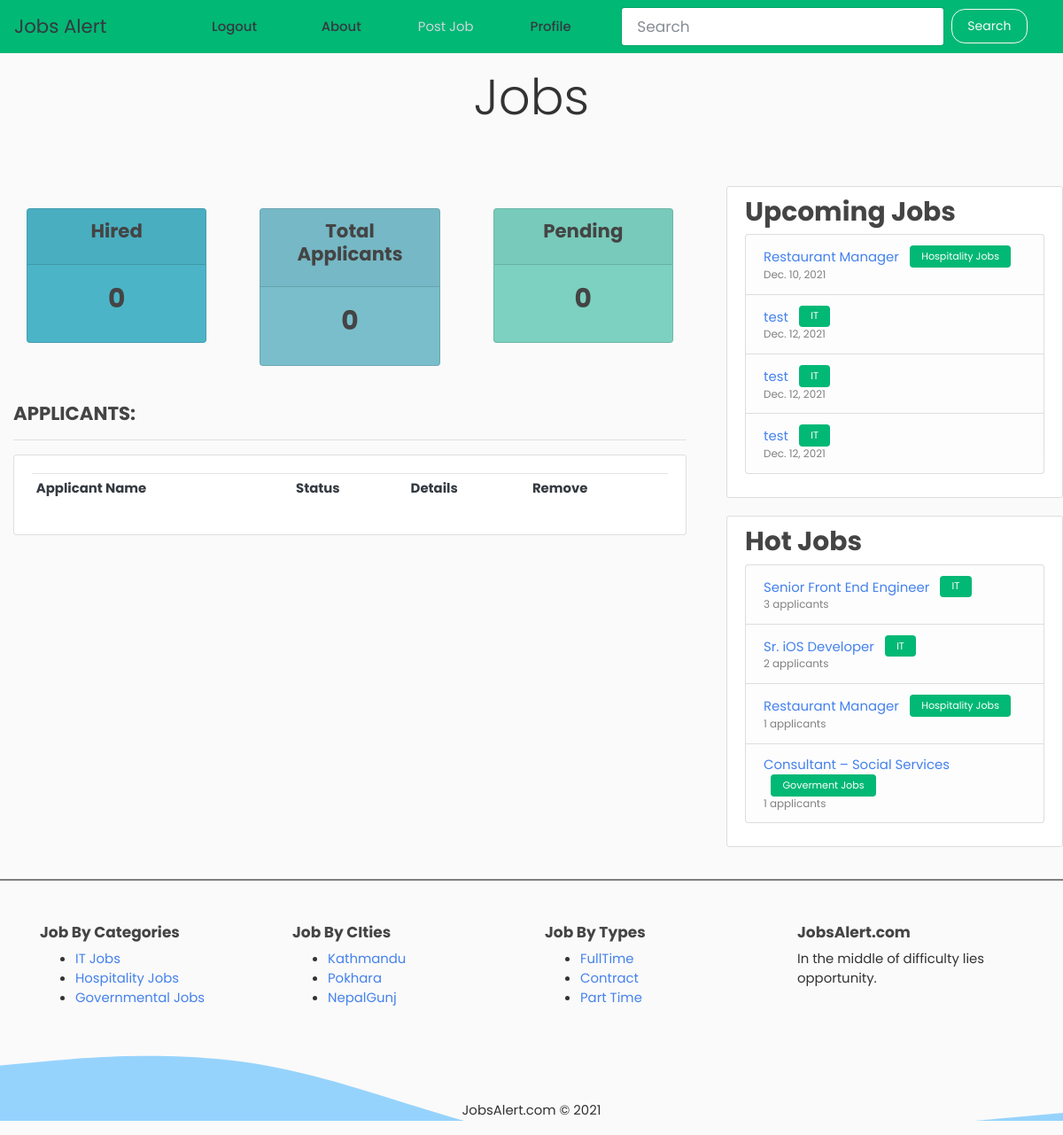
/post/1/job_dashboard/ (signed in), run on the app's committed database.
### blog/models.py (models this page shows, shortened)
class Post(models.Model):
    title = models.CharField(max_length=100)
    content = models.TextField()
    category = models.ForeignKey(
        Category,
        on_delete=models.SET_NULL,
        related_name='posts',
        related_query_name='posts',
        null=True,
    )
    date_posted = models.DateTimeField(default=timezone.now)
    author = models.ForeignKey(User, on_delete=models.CASCADE)
    due_date = models.DateField(help_text="format (YYYY-MM-dd)")

class Category(models.Model):
    category_name = models.CharField(max_length = 50, verbose_name='Category Name')
    image = models.ImageField(upload_to='category_images/', null=True, blank=True)
    def __str__(self):
        return self.category_name

### blog/views.py (the view)
# urls.py: path('post/<int:pk>/job_dashboard/', views.job_dashboard, name='job-dashboard'),
def job_dashboard(request, pk):
    post = Post.objects.filter(pk=pk).first()
    job_applicants = JobApplication.objects.filter(post=post)
    total_applicants = job_applicants.count()
    pending_count = JobApplication.objects.filter(post=post, status='pending').count()
    approved_count = JobApplication.objects.filter(post=post, status='approved').count()
    context = { 'job_applicant': job_applicants,
                'total_applicants': total_applicants,
                'pending_count': pending_count,
                'approved_count': approved_count
                }
    return render(request, 'blog/dashboard.html', context)

### blog/context_processors.py (called while the page is built)
def get_latest_jobs(request):
    posts = Post.objects.filter(due_date__gte=timezone.now()).order_by('due_date')[:4]
    return {
        'hot_box_posts': posts
    }

def get_hot_jobs(request):
    posts = Post.objects.annotate(
                num_applicants=Count('job_applications')
            ).order_by('-num_applicants')[:4]
    return {
        'hot_box_posts_second': posts
    }

### blog/templates/blog/dashboard.html (shortened to what this page needs)
{% extends "blog/base.html" %}
{% block content %}
{%  include 'blog/status.html' %}
<br>
<div class="row">
	<div class="col-md-12">
		<h5>APPLICANTS:</h5>
		<hr>
		<div class="card card-body">
			<table class="table table-sm">
				<tr>
                    <th>Applicant Name</th>
                    <th>Status</th>
                    <th>Details</th>
                    <th>Remove</th>
				</tr>
			</table>
		</div>
	</div>
</div>
{% endblock %}

### blog/templates/blog/base.html (shortened to what this page needs)
{% load static %}
{% load humanize %}
<!DOCTYPE html>
<html lang="en">
<head>
  <link rel="stylesheet" href="{% static 'css/bootstrap.min.css' %}">
  <link rel="stylesheet" href="{% static 'css/style.css' %}">
  <link rel="stylesheet" type="text/css" href="{% static 'blog/main.css' %}">
</head>
<body>
  {% include 'blog/navbar.html' %}
  <main role="main">
  <div style="height:150px">
  <p class=" text-center py-3 display-4" style="font-family: 'Pacifico', cursive; !important">{{request.GET.category.upper}}Jobs</p>
  </div>
    <div class="row">
      <div class="col-md-8">
      <div class="container">
      {% block content %}{% endblock %}
      </div>
      </div>
      <div class="col-md-4" id="Sidebar">
        <div class="content-section">
          <h3>Upcoming Jobs</h3>
          <ul class="list-group">
            {% for job in hot_box_posts %}
              <li class="list-group-item list-group-item-light" >
              <a class="" href="{% url 'post-detail' job.id %}">{{ job.title }}</a>
              <span class="ml-2 badge badge-success">{{job.category}}</span>
              <div class="small">{{job.due_date}}</div>
              </li>
            {% endfor %}
          </ul>
        </div>
        <div class="content-section">
          <h3>Hot Jobs</h3>
          <ul class="list-group">
            {% for job in hot_box_posts_second %}
              <li class="list-group-item list-group-item-light" >
              <a class="" href="{% url 'post-detail' job.id %}">{{ job.title }}</a>
              <span class="ml-2 badge badge-success">{{job.category}}</span>
              <div class="small">{{job.num_applicants}} applicants</div>
              </li>
            {% endfor %}
          </ul>
        </div>
      </div>
    </div>
    <hr style="border:1px solid grey;" class="mb-5"/>
    <footer class="footer-light footer-light-expand-md" style="background: url('{% static 'images/wave.svg' %}');background-size: cover;">
            <div class="container">
            <div class="row" style="min-height:200px;">
                <div class="col-md-3 item">
                    <h3 class="h6">Job By Categories</h3>
                    <ul>
                        <li><a href="{% url 'blog-home' %}?category=it">IT Jobs</a></li>
                        <li><a href="{% url 'blog-home' %}?category=hospitality">Hospitality Jobs</a></li>
                        <li><a href="{% url 'blog-home' %}?category=governmental">Governmental Jobs</a></li>
                    </ul>
                </div>
                <div class="col-md-3 item">
                    <h3 class="h6">Job By CIties</h3>
                    <ul>
                        <li><a href="#">Kathmandu</a></li>
                        <li><a href="#">Pokhara</a></li>
                        <li><a href="#">NepalGunj</a></li>
                    </ul>
                </div>
                <div class="col-md-3 item">
                    <h3 class="h6">Job By Types</h3>
                    <ul>
                        <li><a href="#">FullTime</a></li>
                        <li><a href="#">Contract</a></li>
                        <li><a href="#">Part Time</a></li>
                    </ul>
                </div>
                <div class="col-md-3 item text">
                    <h3 class="h6">JobsAlert.com</h3>
                    <p>In the middle of difficulty lies opportunity.</p>
                </div>
                <div class="col item social"></div>
            </div>
            </div>
            <p class="copyright text-center">JobsAlert.com © 2021</p>
    </footer>
  </main>
</body>
</html>

### static_files/css/style.css (style rules this page uses)
* { font-family: 'Poppins', sans-serif !important; }

### blog/static/blog/main.css (style rules this page uses)
body { background: #fafafa; color: #333333; }
h1, h2, h3, h4, h5, h6 { color: #444444; }
ul { margin: 0; }
.content-section { background: #ffffff; padding: 10px 20px; border: 1px solid #dddddd; border-radius: 3px; margin-bottom: 20px; }

### data on the page
Post: title "Restaurant Manager", category "Hospitality Jobs", due_date "Dec. 10, 2021", num_applicants "1"
Post: title "test", category "IT", due_date "Dec. 12, 2021"
Post: title "test", category "IT", due_date "Dec. 12, 2021"
Post: title "test", category "IT", due_date "Dec. 12, 2021"
Post: title "Senior Front End Engineer", category "IT", num_applicants "3"
Post: title "Sr. iOS Developer", category "IT", num_applicants "2"
Post: title "Consultant – Social Services", category "Goverment Jobs", num_applicants "1"

### other printed values
{{ approved_count }} "0"
{{ total_applicants }} "0"
{{ pending_count }} "0"
